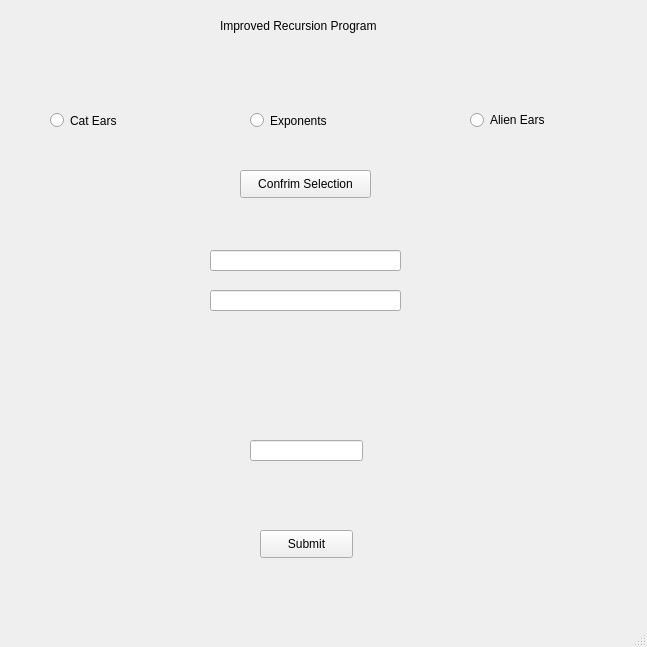
<?xml version="1.0" encoding="UTF-8"?>
<ui version="4.0">
 <class>MainWindow</class>
 <widget class="QMainWindow" name="MainWindow">
  <property name="geometry">
   <rect>
    <x>0</x>
    <y>0</y>
    <width>647</width>
    <height>647</height>
   </rect>
  </property>
  <property name="minimumSize">
   <size>
    <width>647</width>
    <height>647</height>
   </size>
  </property>
  <property name="maximumSize">
   <size>
    <width>647</width>
    <height>647</height>
   </size>
  </property>
  <property name="windowTitle">
   <string>MainWindow</string>
  </property>
  <widget class="QWidget" name="centralwidget">
   <widget class="QLabel" name="label">
    <property name="geometry">
     <rect>
      <x>220</x>
      <y>0</y>
      <width>171</width>
      <height>51</height>
     </rect>
    </property>
    <property name="text">
     <string>Improved Recursion Program</string>
    </property>
   </widget>
   <widget class="QRadioButton" name="exponents_button">
    <property name="geometry">
     <rect>
      <x>250</x>
      <y>110</y>
      <width>81</width>
      <height>21</height>
     </rect>
    </property>
    <property name="text">
     <string>Exponents</string>
    </property>
   </widget>
   <widget class="QRadioButton" name="cat_ears_button">
    <property name="geometry">
     <rect>
      <x>50</x>
      <y>110</y>
      <width>71</width>
      <height>21</height>
     </rect>
    </property>
    <property name="text">
     <string>Cat Ears</string>
    </property>
   </widget>
   <widget class="QRadioButton" name="alien_ears_button">
    <property name="geometry">
     <rect>
      <x>470</x>
      <y>110</y>
      <width>95</width>
      <height>20</height>
     </rect>
    </property>
    <property name="text">
     <string>Alien Ears</string>
    </property>
   </widget>
   <widget class="QLineEdit" name="input_line1">
    <property name="geometry">
     <rect>
      <x>210</x>
      <y>250</y>
      <width>191</width>
      <height>21</height>
     </rect>
    </property>
   </widget>
   <widget class="QLineEdit" name="input_line2">
    <property name="geometry">
     <rect>
      <x>210</x>
      <y>290</y>
      <width>191</width>
      <height>21</height>
     </rect>
    </property>
   </widget>
   <widget class="QLabel" name="explanation_label">
    <property name="geometry">
     <rect>
      <x>180</x>
      <y>150</y>
      <width>261</width>
      <height>91</height>
     </rect>
    </property>
    <property name="text">
     <string/>
    </property>
   </widget>
   <widget class="QLabel" name="file_name_label">
    <property name="geometry">
     <rect>
      <x>250</x>
      <y>350</y>
      <width>111</width>
      <height>51</height>
     </rect>
    </property>
    <property name="text">
     <string/>
    </property>
   </widget>
   <widget class="QLineEdit" name="file_name_input">
    <property name="geometry">
     <rect>
      <x>250</x>
      <y>440</y>
      <width>113</width>
      <height>21</height>
     </rect>
    </property>
   </widget>
   <widget class="QPushButton" name="submit_button">
    <property name="geometry">
     <rect>
      <x>260</x>
      <y>530</y>
      <width>93</width>
      <height>28</height>
     </rect>
    </property>
    <property name="text">
     <string>Submit</string>
    </property>
   </widget>
   <widget class="QPushButton" name="confirm_button">
    <property name="geometry">
     <rect>
      <x>240</x>
      <y>170</y>
      <width>131</width>
      <height>28</height>
     </rect>
    </property>
    <property name="text">
     <string>Confrim Selection</string>
    </property>
   </widget>
   <widget class="QLabel" name="input_line1_label">
    <property name="geometry">
     <rect>
      <x>110</x>
      <y>250</y>
      <width>81</width>
      <height>16</height>
     </rect>
    </property>
    <property name="text">
     <string/>
    </property>
   </widget>
   <widget class="QLabel" name="input_line2_label">
    <property name="geometry">
     <rect>
      <x>110</x>
      <y>290</y>
      <width>81</width>
      <height>16</height>
     </rect>
    </property>
    <property name="text">
     <string/>
    </property>
   </widget>
  </widget>
  <widget class="QMenuBar" name="menubar">
   <property name="geometry">
    <rect>
     <x>0</x>
     <y>0</y>
     <width>647</width>
     <height>26</height>
    </rect>
   </property>
  </widget>
  <widget class="QStatusBar" name="statusbar"/>
 </widget>
 <resources/>
 <connections/>
</ui>
